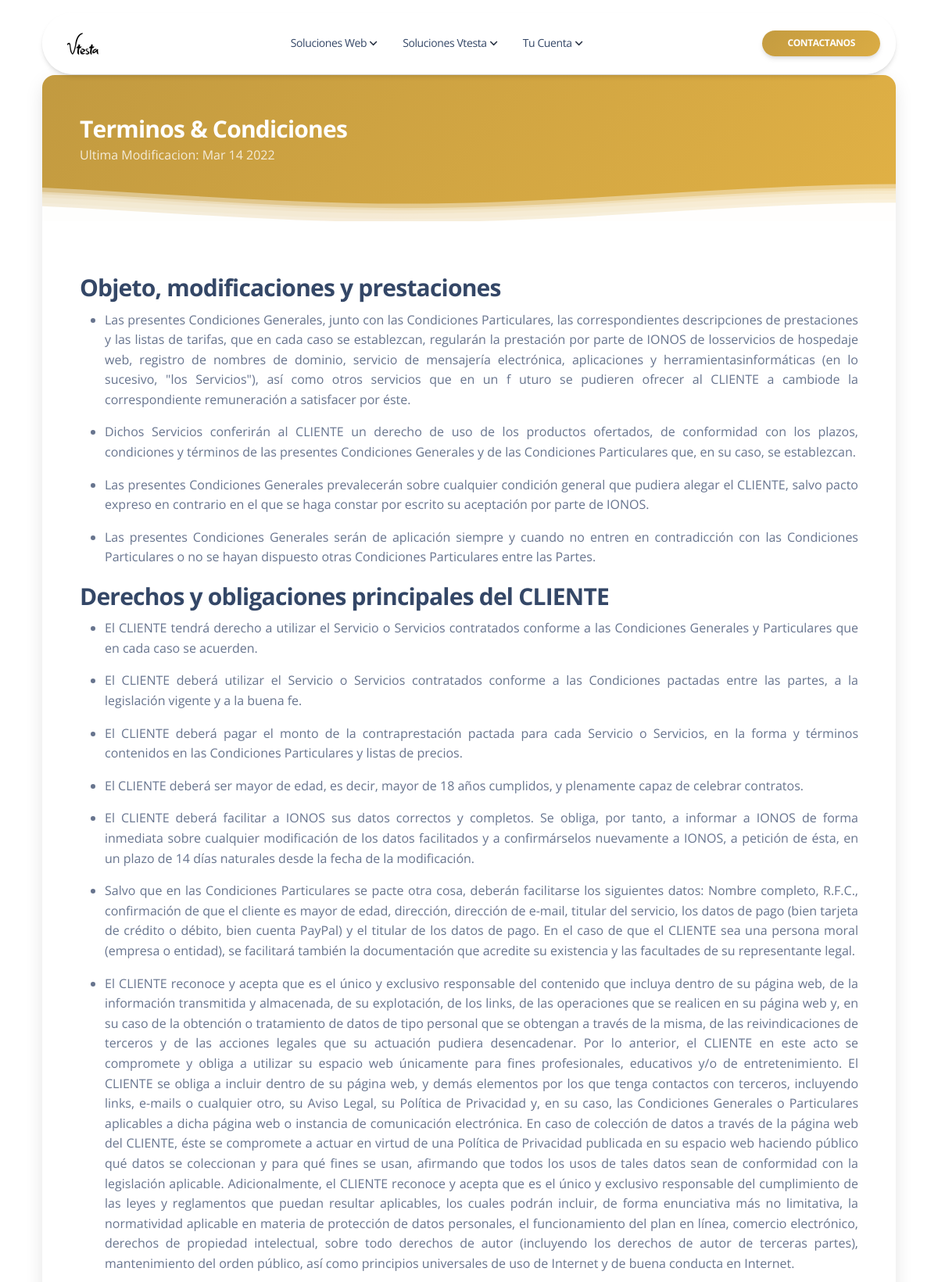
Page /terminos_y_condiciones (upper part) on the committed database.
### models/models.py (models this page shows, shortened)
class TerminosyCondicones(db.Model):
    __tablename__ = 'terminos_y_condiciones'
    id = Column(Integer, primary_key=True)
    texto = Column(String(100), nullable=False)
    tipo = Column(String(128), nullable=False)
    tipo = Column(String(200), nullable=False)
    secuencia = Column(Integer)

### views/menus/views.py (the view)
@menus.route('/terminos_y_condiciones')
def menu_inicio_terminos_y_condiciones():
    from models.models import db
    resultados = db.engine.execute(text("SELECT * FROM terminos_y_condiciones"))
    return render_template("Terminos/inicio.html", resultados=resultados)

### views/menus/templates/Terminos/inicio.html (shortened to what this page needs)
{% extends "mainpages/page-layout.html" %}
{% block contenido %}
  <section class="pt-3 pt-md-5 pb-md-5 pt-lg-7">
    <div class="container">
      <div class="row">
        <div class="col-lg-12">
          <div class="card shadow-lg mb-5">
            <div class="card-header bg-gradient-vtesta p-5 position-relative">
              <h3 class="text-white mb-0">Terminos &amp; Condiciones</h3>
              <p class="text-white opacity-8 mb-4">Ultima Modificacion: Mar 14 2022</p>
              <div class="position-absolute w-100 z-index-1 bottom-0 ms-n5">
              </div>
            </div>
            <div class="card-body p-5">
              <p>
                {% for datos in resultados %}
                  {% if datos.tipo == 'titulo' and datos.secuencia == 1 and datos.visible == 1 %}
                    <h3>{{datos.texto}}</h3>
                  {% endif %}
                  {% if datos.tipo == 'contenido' and datos.secuencia == 1 and datos.visible == 1 %}
                    <ul align="justify">
                      <li>{{datos.texto}}</li>
                    </ul>
                  {% endif %}
                  {% if datos.tipo == 'titulo' and datos.secuencia == 2 and datos.visible == 1 %}
                    <h3>{{datos.texto}}</h3>
                  {% endif %}
                  {% if datos.tipo == 'contenido' and datos.secuencia == 2 and datos.visible == 1 %}
                    <ul align="justify">
                      <li>{{datos.texto}}</li>
                    </ul>
                  {% endif %}
                {% endfor %}
              </p>
            </div>
          </div>
        </div>
      </div>
    </div>
  </section>
{% endblock %}

### aplicacion/templates/mainpages/page-layout.html (shortened to what this page needs)
<!DOCTYPE html>
<html lang="es">
  <head>
    <link href="{{ url_for('static', filename='css/nucleo-icons.css') }}" rel="stylesheet" />
    <link href="{{ url_for('static', filename='css/nucleo-svg.css') }}" rel="stylesheet" />
    <link href="{{ url_for('static', filename='css/nucleo-svg.css') }}" rel="stylesheet" />
    <link id="pagestyle" href="{{ url_for('static', filename='css/soft-design-system.css') }}" rel="stylesheet" />
  </head>
  <body>
    <div class="container position-sticky z-index-sticky top-0">
      <div class="row">
        <div class="col-12">
          <nav class="navbar navbar-expand-lg  blur blur-rounded top-0  z-index-3 shadow position-absolute my-3 py-2 start-0 end-0 mx-4">
            <div class="container-fluid px-0">
              <a class="navbar-brand font-weight-bolder ms-sm-3" href="{{url_for('menus.menu_inicio')}}">
                <img src="{{url_for('static', filename='img/logos/Vtesta_negro.svg')}}" alt="Girl in a jacket" width="40" height="50">
              </a>
              <div class="collapse navbar-collapse w-100 pt-3 pb-2 py-lg-0" id="navigation">
                <ul class="navbar-nav navbar-nav-hover mx-auto">
                  <li class="nav-item dropdown dropdown-hover mx-2">
                    <a role="button" class="nav-link ps-2 d-flex justify-content-between cursor-pointer align-items-center" id="dropdownMenuPages" data-bs-toggle="dropdown" aria-expanded="false">
                      Soluciones Web
                      <img src="{{url_for('static', filename='img/down-arrow-dark.svg')}}" alt="down-arrow" class="arrow ms-1">
                    </a>
                  </li>
                  <li class="nav-item dropdown dropdown-hover mx-2">
                    <a role="button" class="nav-link ps-2 d-flex justify-content-between cursor-pointer align-items-center" id="dropdownMenuPages" data-bs-toggle="dropdown" aria-expanded="false">
                      Soluciones Vtesta
                      <img src="{{url_for('static', filename='img/down-arrow-dark.svg')}}" alt="down-arrow" class="arrow ms-1">
                    </a>
                  </li>
                  <li class="nav-item dropdown dropdown-hover mx-2">
                    <a role="button" class="nav-link ps-2 d-flex justify-content-between cursor-pointer align-items-center" id="dropdownMenuAccount" data-bs-toggle="dropdown" aria-expanded="false">
                      Tu Cuenta
                      <img src="{{url_for('static', filename='img/down-arrow-dark.svg')}}" alt="down-arrow" class="arrow ms-1">
                    </a>
                  </li>
                </ul>
                <ul class="navbar-nav d-lg-block d-none">
                  <li class="nav-item">
                    <a href="{{url_for('menus.menu_inicio_contactanos')}}" class="btn btn-sm  bg-gradient-vtesta  btn-round mb-0 me-1" style="color: white;"
                    onclick="smoothToPricing('pricing-soft-ui')">Contactanos</a>
                  </li>
                </ul>
              </div>
            </div>
          </nav>
        </div>
      </div>
    </div>
    {% block contenido %}{% endblock %}
  </body>
</html>

### rows in the picture
TerminosyCondicones: texto "Objeto, modificaciones y prestaciones"
TerminosyCondicones: texto "Las presentes Condiciones Generales, junto con las Condiciones Particulares, las correspondientes descripciones de prestaciones y las listas de tarifas, que en cada caso se establezcan, regularán la prestación por parte de IONOS de losservicios de hospedaje web, registro de nombres de dominio, servicio de mensajería electrónica, aplicaciones y herramientasinformáticas (en lo sucesivo, \"los Servicios\"), así como otros servicios que en un f uturo se pudieren ofrecer al CLIENTE a cambiode la correspondiente remuneración a satisfacer por éste."
TerminosyCondicones: texto "Dichos Servicios conferirán al CLIENTE un derecho de uso de los productos ofertados, de conformidad con los plazos, condiciones y términos de las presentes Condiciones Generales y de las Condiciones Particulares que, en su caso, se establezcan."
TerminosyCondicones: texto "Las presentes Condiciones Generales prevalecerán sobre cualquier condición general que pudiera alegar el CLIENTE, salvo pacto expreso en contrario en el que se haga constar por escrito su aceptación por parte de IONOS."
TerminosyCondicones: texto "Las presentes Condiciones Generales serán de aplicación siempre y cuando no entren en contradicción con las Condiciones Particulares o no se hayan dispuesto otras Condiciones Particulares entre las Partes."
TerminosyCondicones: texto "Derechos y obligaciones principales del CLIENTE"
TerminosyCondicones: texto "El CLIENTE tendrá derecho a utilizar el Servicio o Servicios contratados conforme a las Condiciones Generales y Particulares que en cada caso se acuerden."
TerminosyCondicones: texto "El CLIENTE deberá utilizar el Servicio o Servicios contratados conforme a las Condiciones pactadas entre las partes, a la legislación vigente y a la buena fe."
TerminosyCondicones: texto "El CLIENTE deberá pagar el monto de la contraprestación pactada para cada Servicio o Servicios, en la forma y términos contenidos en las Condiciones Particulares y listas de precios."
TerminosyCondicones: texto "El CLIENTE deberá ser mayor de edad, es decir, mayor de 18 años cumplidos, y plenamente capaz de celebrar contratos."
TerminosyCondicones: texto "El CLIENTE deberá facilitar a IONOS sus datos correctos y completos. Se obliga, por tanto, a informar a IONOS de forma inmediata sobre cualquier modificación de los datos facilitados y a confirmárselos nuevamente a IONOS, a petición de ésta, en un plazo de 14 días naturales desde la fecha de la modificación."
TerminosyCondicones: texto "Salvo que en las Condiciones Particulares se pacte otra cosa, deberán facilitarse los siguientes datos: Nombre completo, R.F.C., confirmación de que el cliente es mayor de edad, dirección, dirección de e-mail, titular del servicio, los datos de pago (bien tarjeta de crédito o débito, bien cuenta PayPal) y el titular de los datos de pago. En el caso de que el CLIENTE sea una persona moral (empresa o entidad), se facilitará también la documentación que acredite su existencia y las facultades de su representante legal."
TerminosyCondicones: texto "El CLIENTE reconoce y acepta que es el único y exclusivo responsable del contenido que incluya dentro de su página web, de la información transmitida y almacenada, de su explotación, de los links, de las operaciones que se realicen en su página web y, en su caso de la obtención o tratamiento de datos de tipo personal que se obtengan a través de la misma, de las reivindicaciones de terceros y de las acciones legales que su actuación pudiera desencadenar. Por lo anterior, el CLIENTE en este acto se compromete y obliga a utilizar su espacio web únicamente para fines profesionales, educativos y/o de entretenimiento. El CLIENTE se obliga a incluir dentro de su página web, y demás elementos por…"
